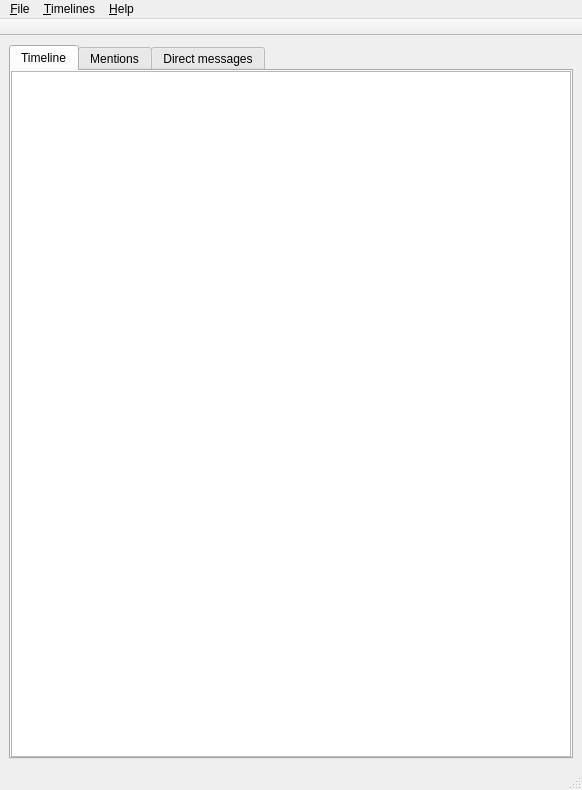
<?xml version="1.0" encoding="UTF-8"?>
<ui version="4.0">
 <class>MainWindow</class>
 <widget class="QMainWindow" name="MainWindow">
  <property name="geometry">
   <rect>
    <x>0</x>
    <y>0</y>
    <width>582</width>
    <height>790</height>
   </rect>
  </property>
  <property name="windowTitle">
   <string>QTDenter</string>
  </property>
  <widget class="QWidget" name="centralwidget">
   <layout class="QGridLayout" name="gridLayout_2">
    <item row="0" column="0">
     <widget class="QTabWidget" name="tabWidget">
      <property name="tabPosition">
       <enum>QTabWidget::North</enum>
      </property>
      <property name="currentIndex">
       <number>0</number>
      </property>
      <widget class="QWidget" name="tab">
       <attribute name="title">
        <string>Timeline</string>
       </attribute>
       <layout class="QGridLayout" name="gridLayout_4">
        <property name="margin">
         <number>0</number>
        </property>
        <property name="spacing">
         <number>0</number>
        </property>
        <item row="0" column="0">
         <widget class="QTreeWidget" name="timeline_list">
          <property name="minimumSize">
           <size>
            <width>0</width>
            <height>0</height>
           </size>
          </property>
          <property name="maximumSize">
           <size>
            <width>16777215</width>
            <height>16777215</height>
           </size>
          </property>
          <property name="mouseTracking">
           <bool>true</bool>
          </property>
          <property name="editTriggers">
           <set>QAbstractItemView::CurrentChanged|QAbstractItemView::DoubleClicked</set>
          </property>
          <property name="alternatingRowColors">
           <bool>true</bool>
          </property>
          <property name="selectionBehavior">
           <enum>QAbstractItemView::SelectRows</enum>
          </property>
          <property name="iconSize">
           <size>
            <width>64</width>
            <height>64</height>
           </size>
          </property>
          <property name="textElideMode">
           <enum>Qt::ElideRight</enum>
          </property>
          <property name="verticalScrollMode">
           <enum>QAbstractItemView::ScrollPerPixel</enum>
          </property>
          <property name="indentation">
           <number>0</number>
          </property>
          <property name="uniformRowHeights">
           <bool>false</bool>
          </property>
          <property name="itemsExpandable">
           <bool>false</bool>
          </property>
          <property name="sortingEnabled">
           <bool>true</bool>
          </property>
          <property name="animated">
           <bool>true</bool>
          </property>
          <property name="wordWrap">
           <bool>false</bool>
          </property>
          <attribute name="headerVisible">
           <bool>false</bool>
          </attribute>
          <attribute name="headerDefaultSectionSize">
           <number>100</number>
          </attribute>
          <column>
           <property name="text">
            <string>Avatar</string>
           </property>
          </column>
          <column>
           <property name="text">
            <string>Dent</string>
           </property>
          </column>
          <column>
           <property name="text">
            <string>dent_id</string>
           </property>
          </column>
          <column>
           <property name="text">
            <string>denter_screen_name</string>
           </property>
          </column>
          <column>
           <property name="text">
            <string>dent_text</string>
           </property>
          </column>
         </widget>
        </item>
       </layout>
      </widget>
      <widget class="QWidget" name="tab_2">
       <attribute name="title">
        <string>Mentions</string>
       </attribute>
       <layout class="QGridLayout" name="gridLayout">
        <property name="margin">
         <number>0</number>
        </property>
        <property name="spacing">
         <number>0</number>
        </property>
        <item row="0" column="0">
         <widget class="QTreeWidget" name="mentions_list">
          <property name="minimumSize">
           <size>
            <width>0</width>
            <height>0</height>
           </size>
          </property>
          <property name="maximumSize">
           <size>
            <width>16777215</width>
            <height>16777215</height>
           </size>
          </property>
          <property name="mouseTracking">
           <bool>true</bool>
          </property>
          <property name="editTriggers">
           <set>QAbstractItemView::CurrentChanged|QAbstractItemView::DoubleClicked</set>
          </property>
          <property name="alternatingRowColors">
           <bool>true</bool>
          </property>
          <property name="selectionBehavior">
           <enum>QAbstractItemView::SelectRows</enum>
          </property>
          <property name="iconSize">
           <size>
            <width>64</width>
            <height>64</height>
           </size>
          </property>
          <property name="textElideMode">
           <enum>Qt::ElideRight</enum>
          </property>
          <property name="verticalScrollMode">
           <enum>QAbstractItemView::ScrollPerPixel</enum>
          </property>
          <property name="indentation">
           <number>0</number>
          </property>
          <property name="uniformRowHeights">
           <bool>false</bool>
          </property>
          <property name="itemsExpandable">
           <bool>false</bool>
          </property>
          <property name="sortingEnabled">
           <bool>true</bool>
          </property>
          <property name="animated">
           <bool>true</bool>
          </property>
          <property name="wordWrap">
           <bool>false</bool>
          </property>
          <attribute name="headerVisible">
           <bool>false</bool>
          </attribute>
          <attribute name="headerDefaultSectionSize">
           <number>100</number>
          </attribute>
          <column>
           <property name="text">
            <string>Avatar</string>
           </property>
          </column>
          <column>
           <property name="text">
            <string>Dent</string>
           </property>
          </column>
          <column>
           <property name="text">
            <string>dent_id</string>
           </property>
          </column>
          <column>
           <property name="text">
            <string>denter_screen_name</string>
           </property>
          </column>
          <column>
           <property name="text">
            <string>dent_text</string>
           </property>
          </column>
         </widget>
        </item>
       </layout>
      </widget>
      <widget class="QWidget" name="tab_3">
       <attribute name="title">
        <string>Direct messages</string>
       </attribute>
       <layout class="QGridLayout" name="gridLayout_3">
        <property name="margin">
         <number>0</number>
        </property>
        <property name="spacing">
         <number>0</number>
        </property>
        <item row="0" column="0">
         <widget class="QTreeWidget" name="dm_list">
          <property name="minimumSize">
           <size>
            <width>0</width>
            <height>0</height>
           </size>
          </property>
          <property name="maximumSize">
           <size>
            <width>16777215</width>
            <height>16777215</height>
           </size>
          </property>
          <property name="mouseTracking">
           <bool>true</bool>
          </property>
          <property name="editTriggers">
           <set>QAbstractItemView::CurrentChanged|QAbstractItemView::DoubleClicked</set>
          </property>
          <property name="alternatingRowColors">
           <bool>true</bool>
          </property>
          <property name="selectionBehavior">
           <enum>QAbstractItemView::SelectRows</enum>
          </property>
          <property name="iconSize">
           <size>
            <width>64</width>
            <height>64</height>
           </size>
          </property>
          <property name="textElideMode">
           <enum>Qt::ElideRight</enum>
          </property>
          <property name="verticalScrollMode">
           <enum>QAbstractItemView::ScrollPerPixel</enum>
          </property>
          <property name="indentation">
           <number>0</number>
          </property>
          <property name="uniformRowHeights">
           <bool>false</bool>
          </property>
          <property name="itemsExpandable">
           <bool>false</bool>
          </property>
          <property name="sortingEnabled">
           <bool>true</bool>
          </property>
          <property name="animated">
           <bool>true</bool>
          </property>
          <property name="wordWrap">
           <bool>false</bool>
          </property>
          <attribute name="headerVisible">
           <bool>false</bool>
          </attribute>
          <attribute name="headerDefaultSectionSize">
           <number>100</number>
          </attribute>
          <column>
           <property name="text">
            <string>Avatar</string>
           </property>
          </column>
          <column>
           <property name="text">
            <string>Dent</string>
           </property>
          </column>
          <column>
           <property name="text">
            <string>dent_id</string>
           </property>
          </column>
          <column>
           <property name="text">
            <string>denter_screen_name</string>
           </property>
          </column>
          <column>
           <property name="text">
            <string>dent_text</string>
           </property>
          </column>
         </widget>
        </item>
       </layout>
      </widget>
     </widget>
    </item>
   </layout>
  </widget>
  <widget class="QMenuBar" name="menubar">
   <property name="geometry">
    <rect>
     <x>0</x>
     <y>0</y>
     <width>582</width>
     <height>24</height>
    </rect>
   </property>
   <widget class="QMenu" name="menu_File">
    <property name="title">
     <string>&amp;File</string>
    </property>
    <addaction name="action_Options"/>
    <addaction name="separator"/>
    <addaction name="action_Exit"/>
   </widget>
   <widget class="QMenu" name="menu_Timelines">
    <property name="title">
     <string>&amp;Timelines</string>
    </property>
    <addaction name="action_Update_all"/>
   </widget>
   <widget class="QMenu" name="menu_Help">
    <property name="title">
     <string>&amp;Help</string>
    </property>
    <addaction name="actionStatistics"/>
    <addaction name="separator"/>
    <addaction name="action_About_Denter"/>
   </widget>
   <addaction name="menu_File"/>
   <addaction name="menu_Timelines"/>
   <addaction name="menu_Help"/>
  </widget>
  <widget class="QStatusBar" name="statusbar"/>
  <widget class="QToolBar" name="toolBar">
   <property name="windowTitle">
    <string>toolBar</string>
   </property>
   <property name="movable">
    <bool>false</bool>
   </property>
   <attribute name="toolBarArea">
    <enum>TopToolBarArea</enum>
   </attribute>
   <attribute name="toolBarBreak">
    <bool>false</bool>
   </attribute>
  </widget>
  <action name="action_Options">
   <property name="text">
    <string>&amp;Options</string>
   </property>
  </action>
  <action name="action_Exit">
   <property name="text">
    <string>E&amp;xit</string>
   </property>
  </action>
  <action name="action_Update_all">
   <property name="text">
    <string>&amp;Update all</string>
   </property>
  </action>
  <action name="action_About_Denter">
   <property name="text">
    <string>&amp;About QTDenter...</string>
   </property>
  </action>
  <action name="actionStatistics">
   <property name="text">
    <string>Statistics...</string>
   </property>
  </action>
 </widget>
 <resources/>
 <connections/>
</ui>
